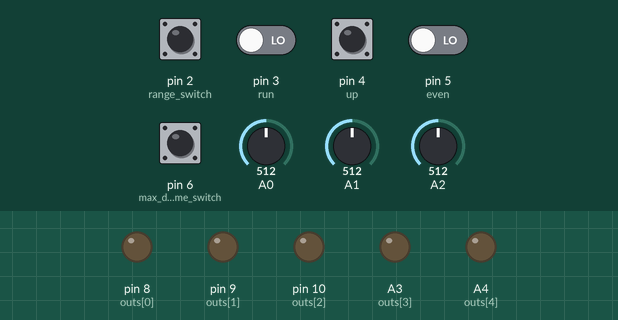
The sketch below on a simulated Arduino Uno, built with avr-gcc and run on an emulated ATmega328P. On the bench: output pins drawn as LEDs (lit = HIGH). Dashed ring = blinking. The inputs (shaded band) are chosen by the test bench; at power-on: pin 2 (range_switch), pin 3 (run), pin 4 (up), pin 5 (even), pin 6 (max_div_time_switch) LOW, A0 = 512, A1 = 512, A2 = 512. Pins used as bus, display or sensor lines are not drawn.

Above: at 1.2 s.
1.3 s: pin 3 (run) driven HIGH
At 1.97 s:
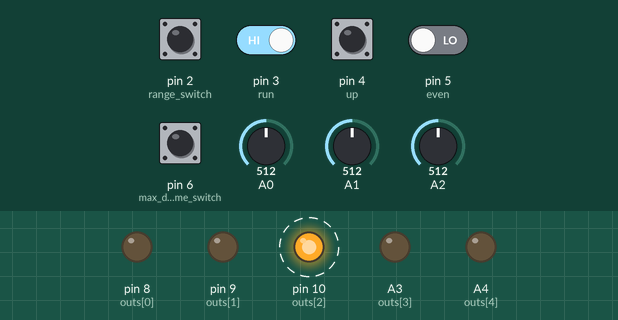
4.3 s: A0 set to 900
At 5.21 s:
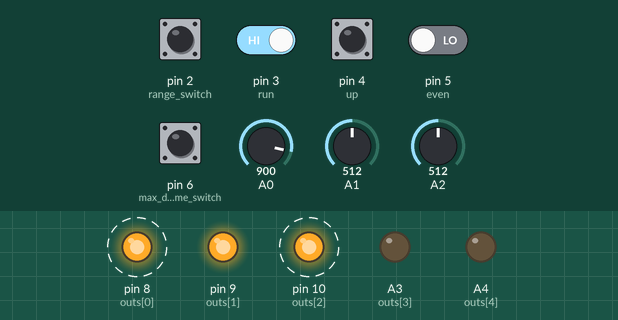
7.3 s: pin 2 (range_switch) pulled HIGH for 0.15 s
10.4 s: pin 5 (even) driven HIGH
At 10.7 s:
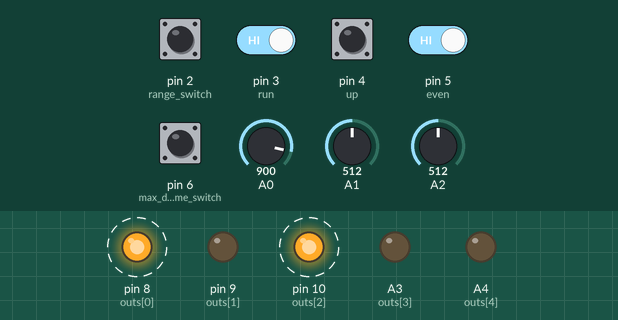
13.4 s: pin 5 (even) driven LOW
At 13.91 s:
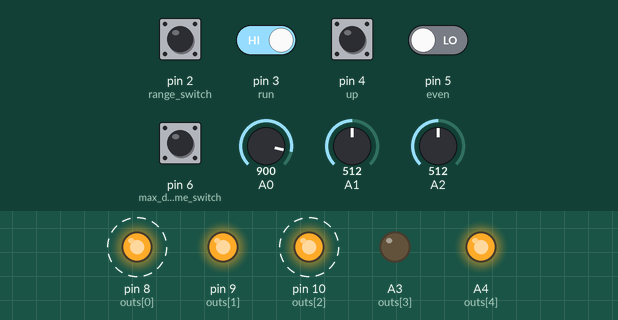
16.4 s: pin 5 (even) driven HIGH
At 17.93 s:
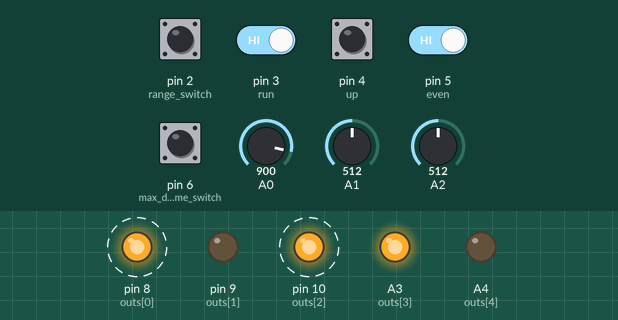
Timing chart, 0 to 30.5 s (numbered marks = the images above; inputs shaded):
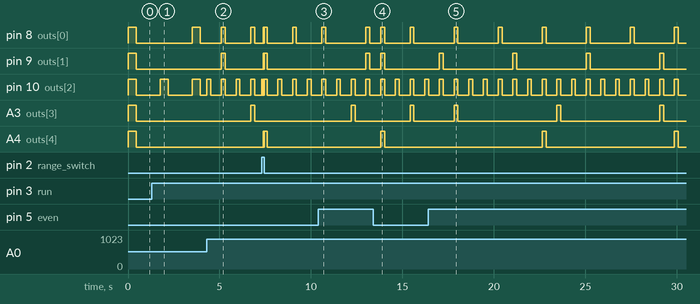

The sketch:

MOF-CLK-CODE-v0.2-10.29.17.ino
```cpp
/* By Ross Fish 2017
    clock as slow as 1min & 48sec and as fast as 5ms
*/

#include <elapsedMillis.h>
unsigned int clockDuration = 0;

int clockCoarse = 0;
int clockFine = 0;
int pw = 0;
int masterCount = 0;
int upDown = 0;
boolean transportSwitch[2];

int modArray[5];
int outs[5] = {8, 9, 10, A3, A4};

elapsedMillis sinceClock;
elapsedMillis sinceOut[5];
elapsedMillis sinceReset;

void setup() {
  pinMode(2, INPUT); // range switch
  pinMode(3, INPUT); // run/stop switch
  pinMode(4, INPUT); // up/down switch
  pinMode(5, INPUT); // even/odd switch
  pinMode(6, INPUT); // max div time switch

  pinMode(7, OUTPUT); // reset out
  pinMode(8, OUTPUT); // /n out 1
  pinMode(9, OUTPUT); // /n out 2
  pinMode(10, OUTPUT); // main out
  pinMode(A3, OUTPUT); // /n out 3
  pinMode(A4, OUTPUT); // /n out 4

  pinMode(A5, OUTPUT); // SMT power indicator
  digitalWrite(A5, HIGH); // turno n power indicator
}

void loop() {

  upDown = digitalRead(4);

  if (digitalRead(5) == HIGH)  // even odd switch
    for (int i = 0; i < 5; i++)
    {
      modArray[0] = 3;
      modArray[1] = 5;
      modArray[2] = 1; // straight clock
      modArray[3] = 7;
      modArray[4] = 9;
    }
  else {
    for (int i = 0; i < 5; i++)
    {
      modArray[0] = 2;
      modArray[1] = 4;
      modArray[2] = 1; // straight clock
      modArray[3] = 6;
      modArray[4] = 8;
    }
  }

  if (digitalRead(6) == HIGH) // divide all by 4 -- max divide switch
    for (int i = 0; i < 5; i++)
    {
      modArray[i] *= 4;
      modArray[2]  = 1; // straight clock
    }

  if (digitalRead(2) == HIGH)
    clockCoarse = map(analogRead(A0), 0, 1023, 500, 25);
  else
    clockCoarse = map(analogRead(A0), 0, 1023, 3000, 500);

  clockFine = map(analogRead(A2), 0, 1023, 15, -15);

  clockDuration = clockCoarse + clockFine;
  transportSwitch[1] = transportSwitch[0];
  transportSwitch[0] = digitalRead(3);
  if (transportSwitch[0] > transportSwitch[1]) //stop to start transition
  {
    masterCount = 0;
    sinceReset = 0;
  }
  if (sinceReset <= pw)
    digitalWrite(7, HIGH);
  else
    digitalWrite(7, LOW);
  if (sinceClock > clockDuration && digitalRead(3) == HIGH) { // run/stop switch
    masterCount++;
    sinceClock = 0;
  }

  //if (digitalRead(4) == HIGH)

  for (int i = 0; i < 5; i++)
  {
    switch (upDown)
    {
      case 0:
        if (masterCount % modArray[i] == 0)
          sinceOut[i] = 0;
        break;
      case 1:
        if ((masterCount-1) % modArray[i] == 0)
          sinceOut[i] = 0;
        break;
    }
  }

  pw = (clockDuration * (analogRead(A1) / 2046.) + 10) ; // change to 1023 for 100% PW range

  if (sinceClock < pw)
  {
    for (int i = 0; i < 5; i++)
    {
      switch(upDown)
      {
        case 0:
      if (masterCount % modArray[i] == 0)
        digitalWrite(outs[i], HIGH);
        break;
        case 1:
        if ((masterCount-1) % modArray[i] == 0)
        digitalWrite(outs[i], HIGH);
        break;
      }
    }
  }
  else
  {
    for (int i = 0; i < 5; i++)
    {
      if (sinceOut[i] < (pw * modArray[i]))
        digitalWrite(outs[i], LOW);
    }
  }
}
```

Measured:
- after the input at 1.3 s, pin 8 (outs[0]): LOW → HIGH after 2.2 s, → LOW 0.45 s later; pin 10 (outs[2]): alternates HIGH for 0.45 s and LOW for 1.3 s, starting after 0.45 s
- after the input at 4.3 s, pin 9 (outs[1]): LOW → HIGH after 0.81 s instead of 2.7 s; A3 (outs[3]): LOW → HIGH after 2.4 s, → LOW 0.21 s later
- after the input at 10.4 s, pin 8 (outs[0]): LOW → HIGH after 2.6 s, → LOW 0.21 s later
- after the input at 13.4 s, pin 9 (outs[1]): LOW → HIGH after 0.41 s, → LOW 0.21 s later; A3 (outs[3]): LOW → HIGH after 2.0 s, → LOW 0.21 s later
- after the input at 16.4 s, pin 8 (outs[0]): alternates HIGH for 0.21 s and LOW for 2.2 s, starting after 1.4 s; pin 9 (outs[1]): alternates HIGH for 0.21 s and LOW for 3.8 s, starting after 4.6 s
- by itself, A4 (outs[4]): alternates HIGH for 0.21 s and LOW for 7.0 s
